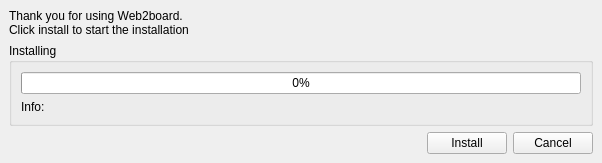
<?xml version="1.0" encoding="UTF-8"?>
<ui version="4.0">
 <class>LinuxInstallerWindow</class>
 <widget class="QMainWindow" name="LinuxInstallerWindow">
  <property name="geometry">
   <rect>
    <x>0</x>
    <y>0</y>
    <width>602</width>
    <height>154</height>
   </rect>
  </property>
  <property name="windowTitle">
   <string>Web2board</string>
  </property>
  <widget class="QWidget" name="centralwidget">
   <layout class="QVBoxLayout" name="verticalLayout_2" stretch="0,0,0">
    <item>
     <widget class="QLabel" name="intro">
      <property name="text">
       <string>Thank you for using Web2board.
Click install to start the installation</string>
      </property>
     </widget>
    </item>
    <item>
     <widget class="QGroupBox" name="updateGroupbox">
      <property name="title">
       <string>Installing</string>
      </property>
      <layout class="QVBoxLayout" name="verticalLayout_3">
       <item>
        <widget class="QProgressBar" name="progressBar">
         <property name="value">
          <number>0</number>
         </property>
        </widget>
       </item>
       <item>
        <widget class="QLabel" name="info">
         <property name="text">
          <string>Info:</string>
         </property>
        </widget>
       </item>
      </layout>
     </widget>
    </item>
    <item>
     <layout class="QHBoxLayout" name="horizontalLayout">
      <item>
       <spacer name="horizontalSpacer">
        <property name="orientation">
         <enum>Qt::Horizontal</enum>
        </property>
        <property name="sizeHint" stdset="0">
         <size>
          <width>40</width>
          <height>20</height>
         </size>
        </property>
       </spacer>
      </item>
      <item>
       <widget class="QPushButton" name="install">
        <property name="text">
         <string>Install</string>
        </property>
       </widget>
      </item>
      <item>
       <widget class="QPushButton" name="cancel">
        <property name="text">
         <string>Cancel</string>
        </property>
       </widget>
      </item>
     </layout>
    </item>
   </layout>
  </widget>
 </widget>
 <resources/>
 <connections/>
</ui>
